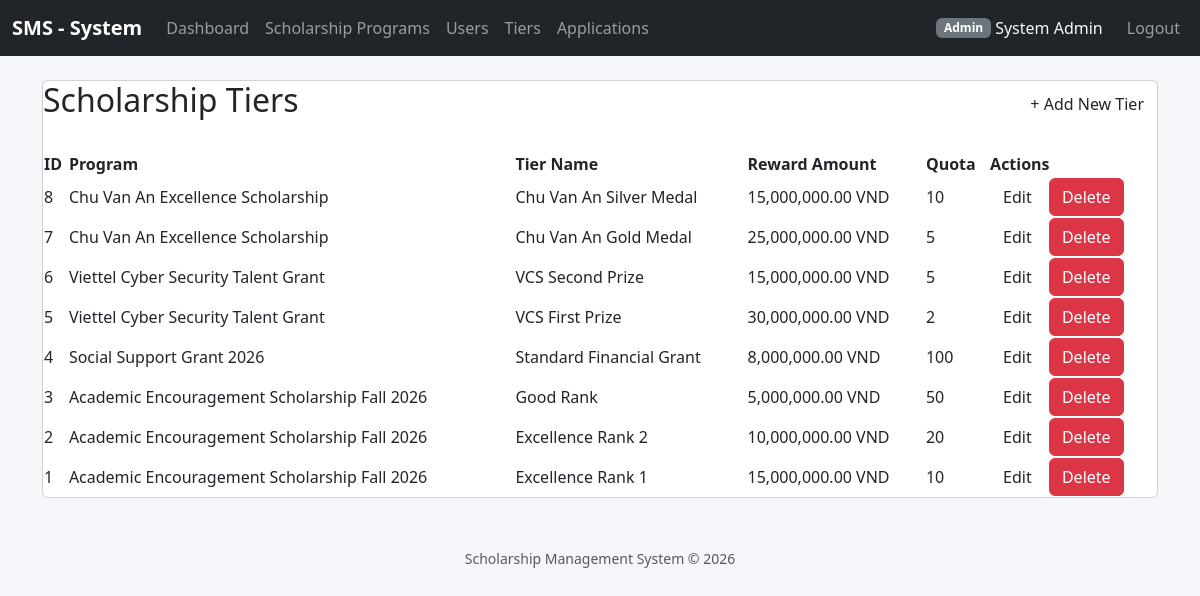
/index.php?controller=scholarship_tiers&action=index (signed in), run on the app's committed database.
### tables this page shows
CREATE TABLE `scholarship_tiers` (
  `id` int(11) NOT NULL,
  `program_id` int(11) NOT NULL,
  `tier_name` varchar(100) NOT NULL,
  `reward_amount` decimal(12,2) NOT NULL,
  `quota` int(11) DEFAULT 0
);

CREATE TABLE `scholarship_programs` (
  `id` int(11) NOT NULL,
  `title` varchar(255) NOT NULL,
  `scholarship_type` enum('internal_academic','corporate_sponsor','social_support') NOT NULL,
  `start_date` date DEFAULT NULL,
  `end_date` date DEFAULT NULL,
  `status` enum('active','closed','draft') DEFAULT 'draft',
  `min_gpa` decimal(3,2) DEFAULT 0.00,
  `min_training_score` int(11) DEFAULT 0
);

### controllers/ScholarshipTierController.php (called while the page is built, shortened)
<?php
require_once __DIR__ . '/../models/ScholarshipTierModel.php';
class ScholarshipTierController {
    private ScholarshipTierModel $model;
    public function __construct() {
        $this->model = new ScholarshipTierModel();
    }
    public function index(): void {
        $tiers = $this->model->getAll();
        require __DIR__ . '/../views/scholarship_tiers/index.php';
    }
}

### config/database.php (called while the page is built)
<?php
class Database
{
    private static ?PDO $instance = null;
    public static function getConnection(): PDO
    {
        if (self::$instance === null) {
            $host    = 'localhost';
            $dbname  = 'scholarship_system';
            $user    = 'root';
            $pass    = '';
            $charset = 'utf8mb4';
            $dsn = "mysql:host={$host};dbname={$dbname};charset={$charset}";
            $options = [
                PDO::ATTR_ERRMODE            => PDO::ERRMODE_EXCEPTION,
                PDO::ATTR_DEFAULT_FETCH_MODE => PDO::FETCH_ASSOC,
                PDO::ATTR_EMULATE_PREPARES   => false,
            ];
            try {
                self::$instance = new PDO($dsn, $user, $pass, $options);
            } catch (PDOException $e) {
                die('Kết nối CSDL thất bại: ' . $e->getMessage());
            }
        }
        return self::$instance;
    }
}

### models/ScholarshipTierModel.php (called while the page is built, shortened)
<?php
require_once __DIR__ . '/../config/database.php';
class ScholarshipTierModel {
    private PDO $pdo;
    public function __construct() {
        $this->pdo = Database::getConnection();
    }
    public function getAll(): array {
        $stmt = $this->pdo->query("
            SELECT
                st.id,
                st.program_id,
                st.tier_name,
                st.reward_amount,
                st.quota,
                sp.title AS program_title
            FROM scholarship_tiers st
            INNER JOIN scholarship_programs sp ON st.program_id = sp.id
            ORDER BY st.id DESC
        ");
        return $stmt->fetchAll(PDO::FETCH_ASSOC);
    }
}

### views/scholarship_tiers/index.php (the view, shortened to what this page needs)
<?php require __DIR__ . '/../partials/header.php'; ?>
<div class="card">
    <div style="display: flex; justify-content: space-between; align-items: center; margin-bottom: 1.5rem;">
        <h2>Scholarship Tiers</h2>
        <a href="index.php?controller=scholarship_tiers&action=create" class="btn">+ Add New Tier</a>
    </div>
    <?php if (empty($tiers)): ?>
        <p style="text-align: center; color: #7f8c8d; padding: 2rem;">
            No scholarship tiers found. Click "Add New Tier" to create one.
        </p>
    <?php else: ?>
        <table>
            <thead>
                <tr>
                    <th>ID</th>
                    <th>Program</th>
                    <th>Tier Name</th>
                    <th>Reward Amount</th>
                    <th>Quota</th>
                    <th>Actions</th>
                </tr>
            </thead>
            <tbody>
                <?php foreach ($tiers as $tier): ?>
                <tr>
                    <td><?= htmlspecialchars($tier['id']) ?></td>
                    <td><?= htmlspecialchars($tier['program_title']) ?></td>
                    <td><?= htmlspecialchars($tier['tier_name']) ?></td>
                    <td><?= htmlspecialchars(number_format($tier['reward_amount'], 2)) ?> VND</td>
                    <td><?= htmlspecialchars($tier['quota']) ?></td>
                    <td>
                        <div class="actions">
                            <a href="index.php?controller=scholarship_tiers&action=edit&id=<?= $tier['id'] ?>" class="btn">Edit</a>
                            <button class="btn btn-danger"
                                    onclick="deleteTier(<?= $tier['id'] ?>, this)">
                                Delete
                            </button>
                        </div>
                    </td>
                </tr>
                <?php endforeach; ?>
            </tbody>
        </table>
    <?php endif; ?>
</div>
<?php require __DIR__ . '/../partials/footer.php'; ?>

### views/partials/header.php (style rules this page uses)
body { background-color: #f4f6f9; }

### data on the page
scholarship_tiers: id "8", program.title "Chu Van An Excellence Scholarship", tier_name "Chu Van An Silver Medal", reward_amount "15,000,000.00", quota "10"
scholarship_tiers: id "7", program.title "Chu Van An Excellence Scholarship", tier_name "Chu Van An Gold Medal", reward_amount "25,000,000.00", quota "5"
scholarship_tiers: id "6", program.title "Viettel Cyber Security Talent Grant", tier_name "VCS Second Prize", reward_amount "15,000,000.00", quota "5"
scholarship_tiers: id "5", program.title "Viettel Cyber Security Talent Grant", tier_name "VCS First Prize", reward_amount "30,000,000.00", quota "2"
scholarship_tiers: id "4", program.title "Social Support Grant 2026", tier_name "Standard Financial Grant", reward_amount "8,000,000.00", quota "100"
scholarship_tiers: id "3", program.title "Academic Encouragement Scholarship Fall 2026", tier_name "Good Rank", reward_amount "5,000,000.00", quota "50"
scholarship_tiers: id "2", program.title "Academic Encouragement Scholarship Fall 2026", tier_name "Excellence Rank 2", reward_amount "10,000,000.00", quota "20"
scholarship_tiers: id "1", program.title "Academic Encouragement Scholarship Fall 2026", tier_name "Excellence Rank 1", reward_amount "15,000,000.00", quota "10"

### other printed values
$u['role'] "Admin"
$u['full_name'] "System Admin"
